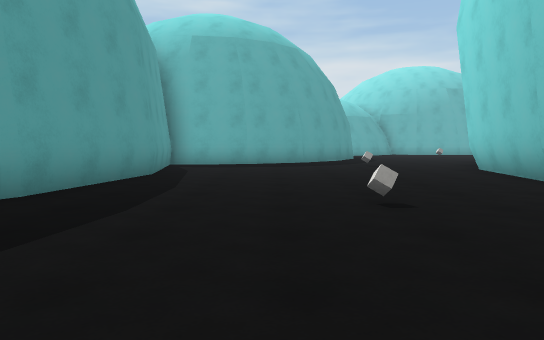
[1] (above)

22 first-person views from a walk through a Unity game level. The camera is 1.2 m above the floor, tilts 4° down and sees 70° across. The floor is counted in squares, 2 m on a side. Each view is taken from the middle of a square. On the plan, view 1 faces up. The plan holds only what a view shows up to about 11 squares ahead; the rest is blank. The place goes on beyond the plan. The player character is not drawn. Surface patterns are stand-ins for the level's own textures.

[2]
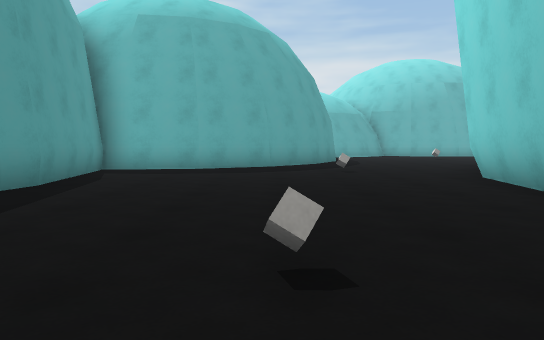

[3]
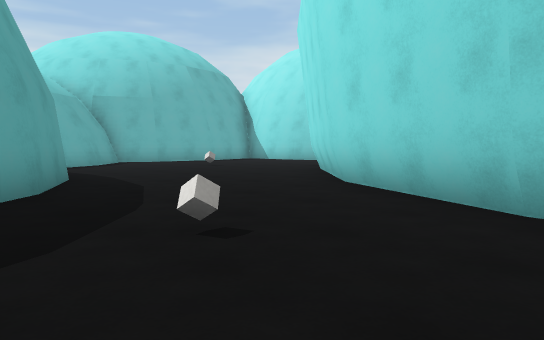

[4]
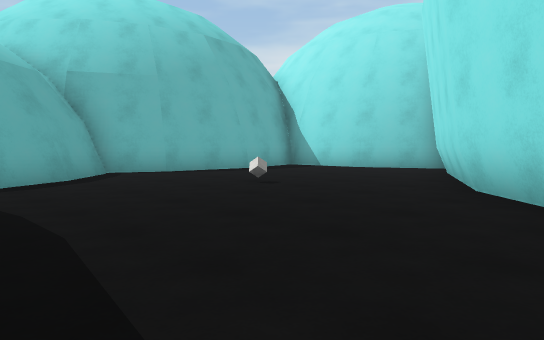

[5]
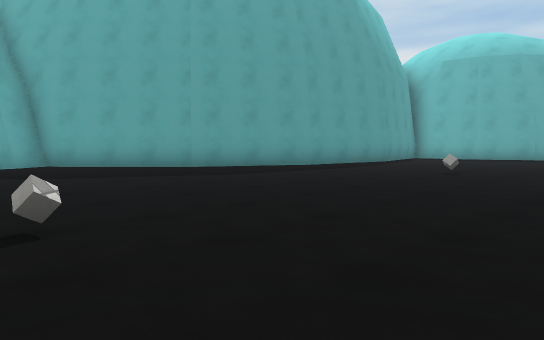

[6]
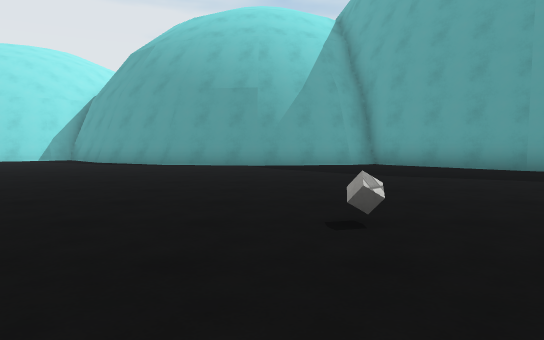

[7]
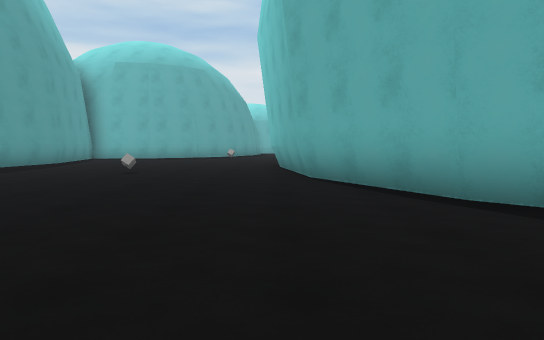

[8]
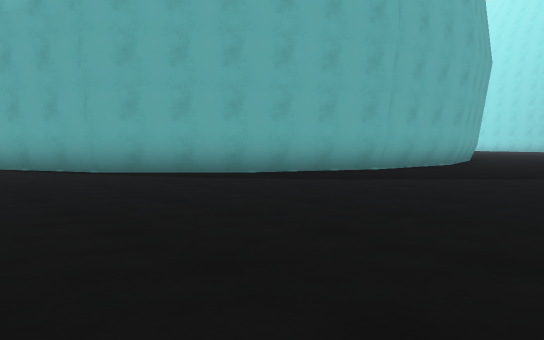

[9]
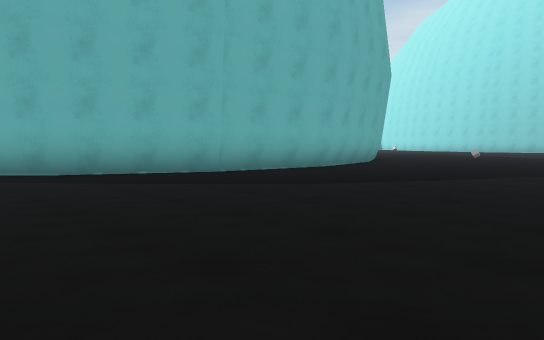

[10]
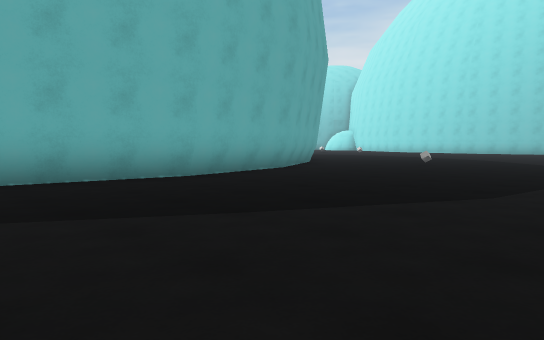

[11]
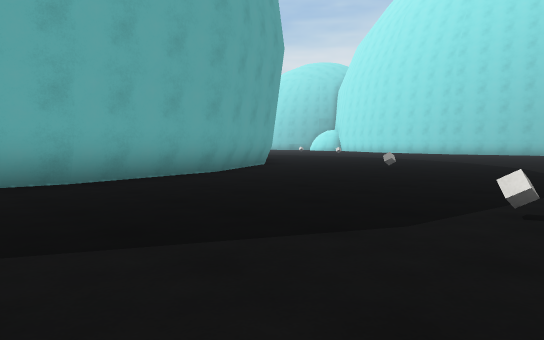

[12]
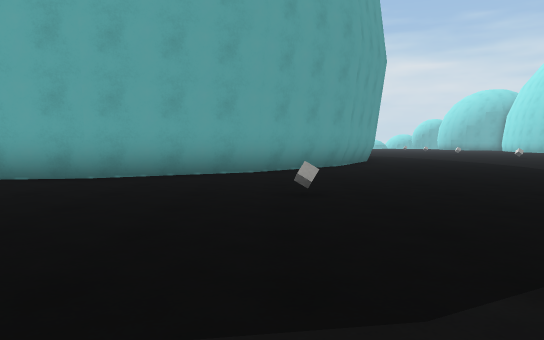

[13]
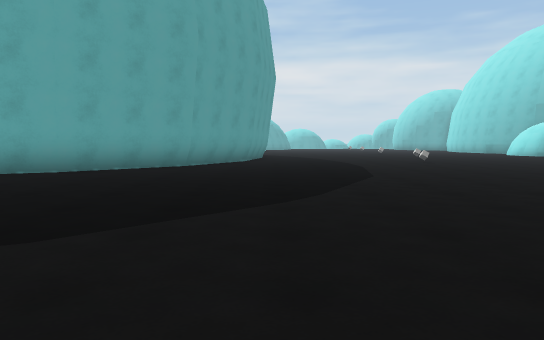

[14]
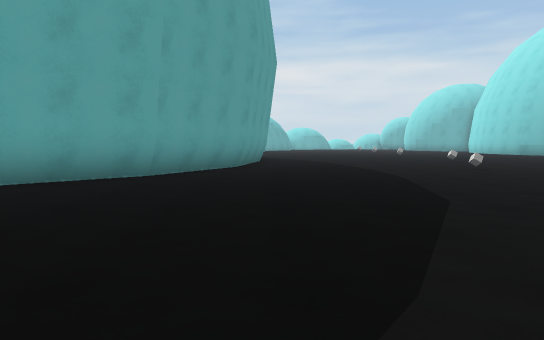

[15]
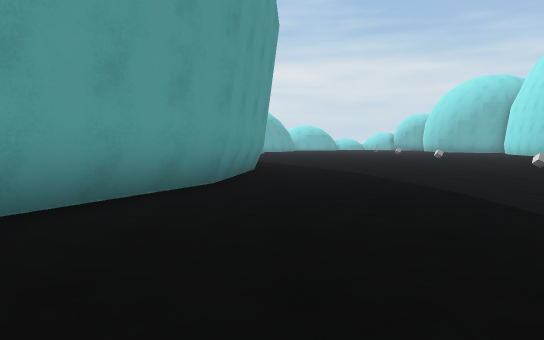

[16]
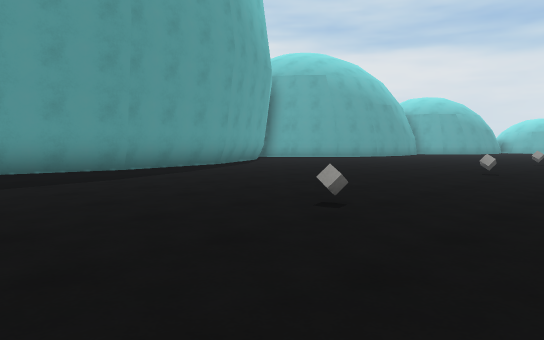

[17]
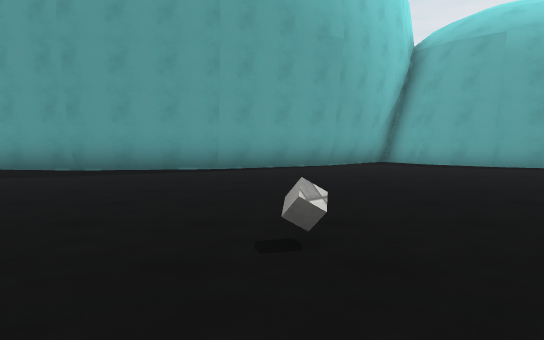

[18]
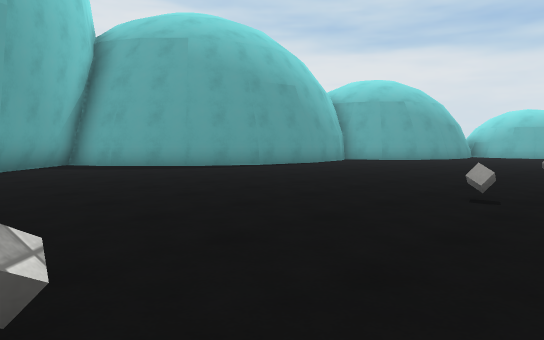

[19]
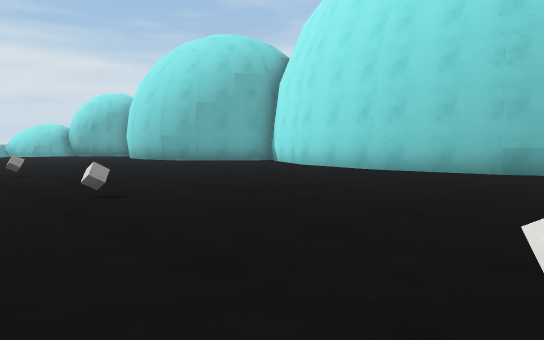

[20]
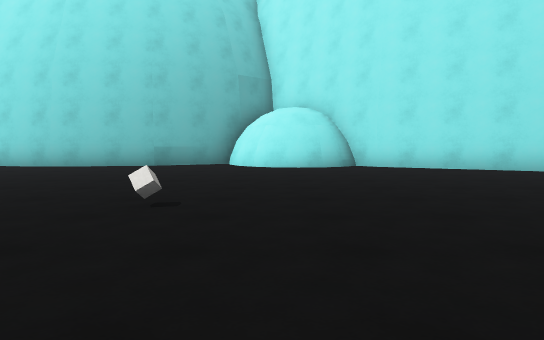

[21]
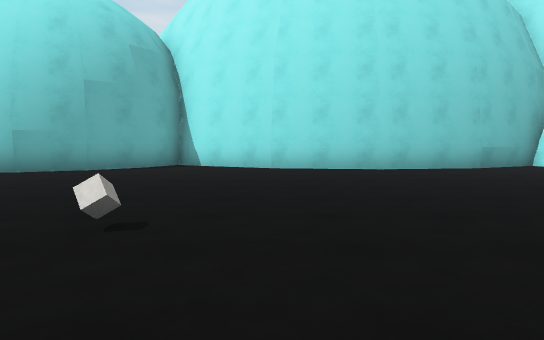

[22]
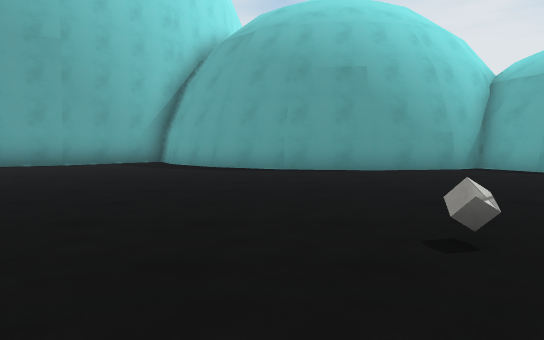

### Floor plan
Points are (right, up) in squares from view 1. A wall is a line through its corners. A room is listed if a view was taken in it or the views show most of it. See-through windows are left out.
Room 1 (views 1, 2, 3, 4, 5, 6, 7, 8, 9, 10, 11, 12, 13, 14, 15, 16, 17, 18, 19, 20, 21, 22)
walls: (34, 3.3) (35.6, 6.3) (36.3, 7) (36.1, 7.3) (35.8, 7.9); (12.3, 15.6) (11.4, 17.3) (11.1, 19.3) (9.2, 19) (7.2, 19.3) (5.9, 20) (5.7, 19.7); (36.2, 6.8) (35.9, 7.2) (35.6, 7.7) (35.5, 8.4) (35.6, 9) (35.9, 9.5); (35.7, 8.3) (35.7, 8.7) (36, 9.3); (35.9, 9.3) (36.2, 9.6); (37.2, 9.9) (36.1, 12.1) (35.7, 14.5) (36.1, 17) (37.4, 19.5) (36.4, 20) (35.4, 21) (35.1, 21.6); (3.1, 14.8) (2.3, 13.2) (0.9, 11.8) (-0.6, 11.1) (-2.6, 10.8); (23, 21.6) (23.2, 21.1) (23.5, 19.2) (23.2, 17.3) (22.3, 15.5) (21, 14.3) (19.9, 13.7) (21.9, 11.6) (23.4, 8.8) (23.8, 5.8) (23.4, 2.8) (21.9, -0.2) (19.8, -2.3) (17, -3.7) (13.9, -4.2) (10.9, -3.7) (8.1, -2.3) (5.9, -0.1) (4.5, 2.6) (4, 5.8) (4.5, 8.8) (5.9, 11.6) (8, 13.8) (10.8, 15.2); (-2.8, 10.8) (-2.3, 7.4) (-2.8, 4.3) (-4.2, 1.4) (-6.5, -0.9) (-7.2, -1.2) (-6.8, -2) (-6.5, -4.4) (-6.9, -7); (-6.8, -6.8) (-7, -7.4); (6, 19.7) (4.9, 18.7) (3.9, 18.2); (-7.1, -1) (-6.7, -1.8)
low walls: (21.2, -0.6) (19.6, -2.2); (21.8, 0) (21.3, -0.5); (23.2, 8.8) (23.5, 6.6); (4.6, 8.7) (5.4, 10.3); (5.5, 10.5) (6, 11.5); (7.2, 12.7) (8.2, 13.7) (10.3, 14.8); (-6.5, -5.9) (-6.6, -6.9) (-7.1, -7.8); (-6.7, -1.8) (-6.4, -3.6)
objects: white cube (1, -3); white cube (1, 4); white cube (3, 10); white cube (7, 16); white cube (16, -9); white cube (20, -6); other object (29, 2); white cube (30, 5); white cube (30, 10); white cube (30, 14); white cube (30, 18)

Where each view was taken, in squares from view 1:
view 1: 0 up, 0 right, facing up
view 2: 2 up, 1 right, facing up
view 3: 8 up, 1 right, facing up-right
view 4: 12 up, 3 right, facing up-right
view 5: 4 down, 4 right, facing up-left
view 6: 4 down, 4 right, facing left
view 7: 4 down, 4 right, facing up
view 8: 8 down, 3 right, facing up-right
view 9: 10 down, 6 right, facing up-right
view 10: 10 down, 10 right, facing up-right
view 11: 10 down, 12 right, facing up-right
view 12: 10 down, 20 right, facing up
view 13: 10 down, 24 right, facing up
view 14: 7 down, 24 right, facing up
view 15: 3 down, 24 right, facing up
view 16: 2 up, 32 right, facing up-left
view 17: 10 up, 32 right, facing left
view 18: 10 up, 31 right, facing up-left
view 19: 10 up, 28 right, facing up-right
view 20: 9 up, 26 right, facing right
view 21: 17 up, 27 right, facing right
view 22: 17 up, 32 right, facing left
